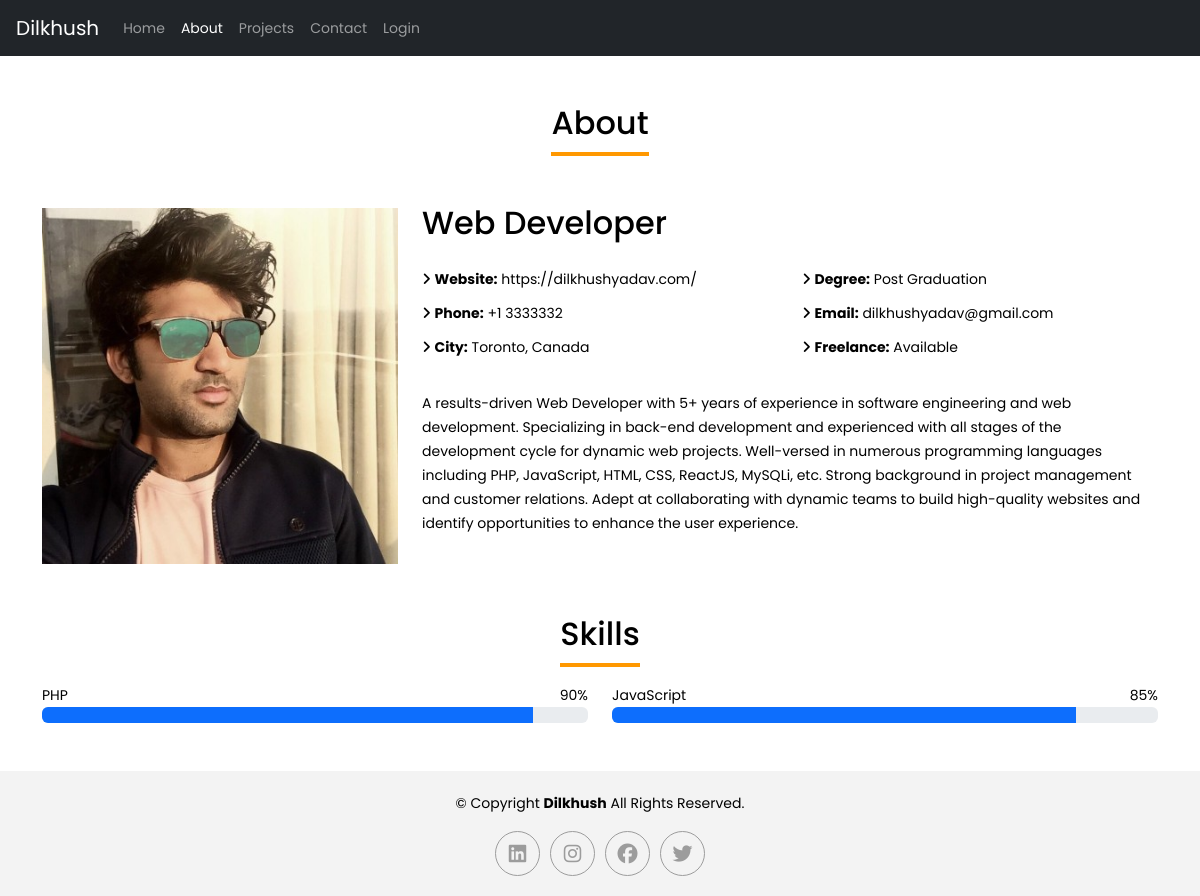
The page /about.php on the database as committed earlier.
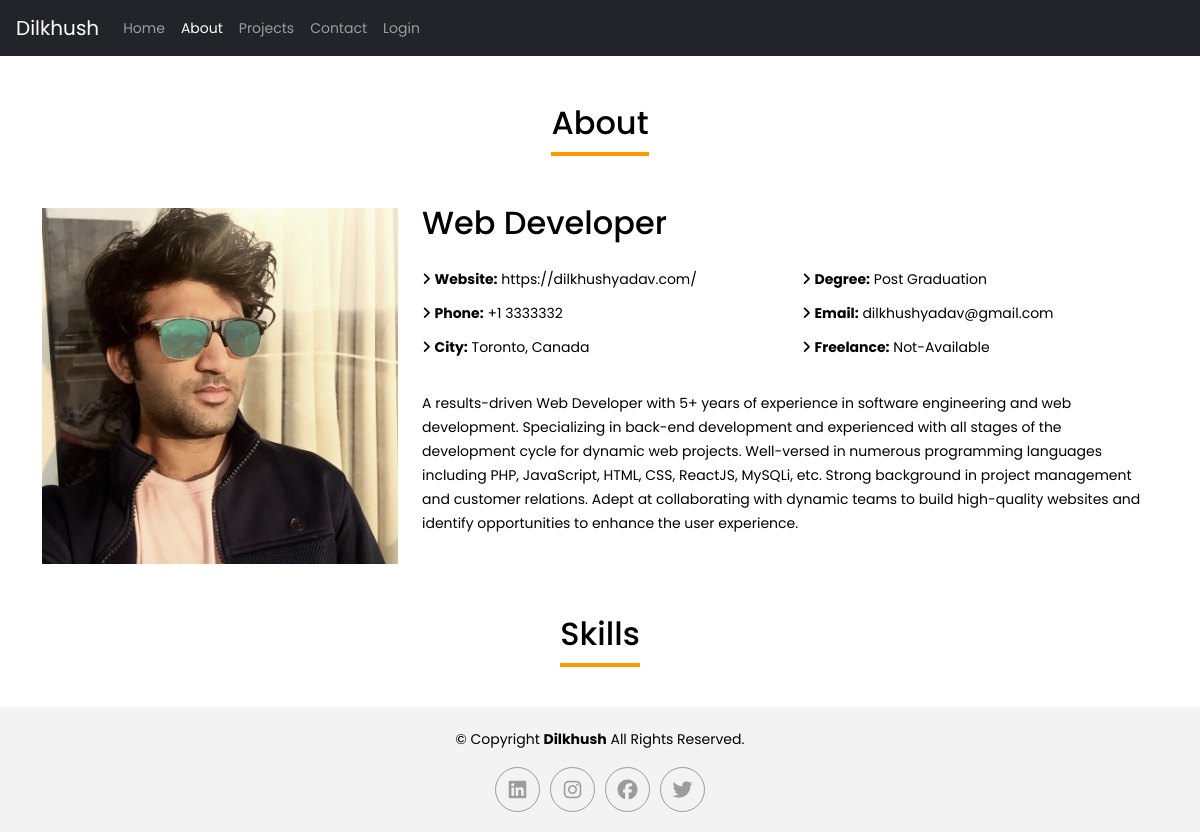
The same page on the database as committed later.
### tables this page shows
CREATE TABLE `users` (
  `id` int(10) UNSIGNED NOT NULL,
  `first_name` varchar(25) DEFAULT NULL,
  `last_name` varchar(25) DEFAULT NULL,
  `email` varchar(100) DEFAULT NULL,
  `password` varchar(100) DEFAULT NULL,
  `description` longtext DEFAULT NULL,
  `designation` text DEFAULT NULL,
  `phone` varchar(20) DEFAULT NULL,
  `city` varchar(255) DEFAULT NULL,
  `degree` varchar(255) DEFAULT NULL,
  `freelance` tinyint(1) DEFAULT NULL,
  `dob` date DEFAULT NULL,
  `website` varchar(255) DEFAULT NULL,
  `title_small` varchar(255) DEFAULT NULL,
  `title_main` varchar(255) DEFAULT NULL,
  `audio` varchar(255) DEFAULT NULL,
  `image` varchar(255) DEFAULT NULL,
  `linkedin` varchar(255) DEFAULT NULL,
  `instagram` varchar(255) DEFAULT NULL,
  `facebook` varchar(255) DEFAULT NULL,
  `twitter` varchar(255) DEFAULT NULL,
  `active` enum('Yes','No') NOT NULL DEFAULT 'Yes',
  `dateAdded` datetime NOT NULL DEFAULT current_timestamp() ON UPDATE current_timestamp()
);

CREATE TABLE `skills` (
  `id` int(11) NOT NULL,
  `title` varchar(100) DEFAULT NULL,
  `proficiency` int(11) NOT NULL DEFAULT 0
);

### config/functions.php (called while the page is built, shortened)
<?php
function base_url( $url=null ){
  $base_url = "http://localhost/humber/php-cms/".$url;
  return $base_url;
}
function getUserData() {
  global $connect;
  $query = "SELECT * FROM users";
  $result = mysqli_query($connect, $query);
  if ($result && mysqli_num_rows($result) > 0) {
      $user = mysqli_fetch_assoc($result);
      return $user;
  } else {
      return "User not found.";
  }
}

### about.php (the view)
<?php
include( 'config/config.php' );
include( 'includes/header.php' );
$query_user = 'SELECT * FROM users';
$result_user = mysqli_query( $connect, $query_user );
$res_data_user = mysqli_fetch_assoc($result_user);
$query_skills = 'SELECT * FROM skills';
$result_skills = mysqli_query( $connect, $query_skills );
$user_data = getUserData();
?>
<main class="my-5">
  <section class="container section-about mb-5">
    <div class="row">
      <div class="col-md-12 text-center">
        <h2 class="mb-5 page-title">About</h2>
      </div>
    </div>
    <div class="row gy-4 justify-content-center">
      <div class="col-lg-4 d-flex align-items-center">
      <?php
        if (is_array($user_data)) {
          echo "<img src='admin/" . htmlspecialchars($user_data['image']) . "' class='img-fluid' alt='User Photo'>";
        } else {
            echo $user_data;
        }
      ?>
      </div>
      <div class="col-lg-8 d-flex align-items-center">
        <div>
          <h2 class="pb-3"><?=$res_data_user['designation']; ?></h2>
          <div class="row">
            <div class="col-lg-6">
              <ul class="list-unstyled">
                <li><i class="fa fa-angle-right"></i> <strong>Website:</strong> <span><?=$res_data_user['website']; ?></span></li>
                <li><i class="fa fa-angle-right"></i> <strong>Phone:</strong> <span><?=$res_data_user['phone']; ?></span></li>
                <li><i class="fa fa-angle-right"></i> <strong>City:</strong> <span><?=$res_data_user['city']; ?></span></li>
              </ul>
            </div>
            <div class="col-lg-6">
              <ul class="list-unstyled">
                <li><i class="fa fa-angle-right"></i> <strong>Degree:</strong> <span><?=$res_data_user['degree']; ?></span></li>
                <li><i class="fa fa-angle-right"></i> <strong>Email:</strong> <span><?=$res_data_user['email']; ?></span></li>
                <li><i class="fa fa-angle-right"></i> <strong>Freelance:</strong> <span><?=($res_data_user['freelance']==1?'Available':'Not-Available'); ?></span></li>
              </ul>
            </div>
          </div>
          <p class="py-3"><?=$res_data_user['description']; ?></p>
        </div>
      </div>
    </div>
  </section>
  <section class="container section-skills">
    <div class="row">
      <div class="col-md-12 text-center">
        <h2 class="mb-3 page-title">Skills</h2>
      </div>
    </div>
    <div class="row gy-4 justify-content-center">
      <?php while($record_skills = mysqli_fetch_assoc($result_skills)): ?>
        <div class="col-lg-6">
          <div class="progress-block">
            <div class="d-flex justify-content-between">
              <snap><?=$record_skills['title']; ?></snap> <span><?=$record_skills['proficiency']; ?>%</span>
            </div>
            <div class="progress">
              <div class="progress-bar" role="progressbar" aria-valuenow="<?=$record_skills['proficiency']; ?>" aria-valuemin="0" aria-valuemax="100" style="width:<?=$record_skills['proficiency']; ?>%"></div>
            </div>
          </div>
        </div>
      <?php endwhile; ?>
    </div>
  </section>
  </main>
  <?php
    include( 'includes/footer.php' );
  ?>

### includes/header.php (shortened to what this page needs)
<!doctype html>
<html lang="en">
<head>
  <link rel="stylesheet" href="https://cdnjs.cloudflare.com/ajax/libs/font-awesome/6.7.1/css/all.min.css">
  <link href="https://cdn.jsdelivr.net/npm/bootstrap@5.3.3/dist/css/bootstrap.min.css" rel="stylesheet">
  <link href="assets/css/styles.css" type="text/css" rel="stylesheet">
</head>
<body>
<header class="sticky-top">
  <nav class="navbar navbar-expand-md navbar-dark bg-dark">
    <div class="container-fluid">
      <a class="navbar-brand ml-4" href="<?=base_url(); ?>">Dilkhush</a>
      <div class="collapse navbar-collapse" id="navbarCollapse">
        <ul class="navbar-nav me-auto mb-2 mb-md-0">
          <li class="nav-item">
            <a class="nav-link <?php
              echo (strpos($_SERVER['HTTP_HOST'] . $_SERVER['REQUEST_URI'], 'about.php') === false &&
                    strpos($_SERVER['HTTP_HOST'] . $_SERVER['REQUEST_URI'], 'projects.php') === false &&
                    strpos($_SERVER['HTTP_HOST'] . $_SERVER['REQUEST_URI'], 'contact.php') === false) ? 'active' : '';
              ?>" aria-current="page" href="<?=base_url(); ?>">Home</a>
          </li>
          <li class="nav-item">
            <a class="nav-link <?php echo (strpos($_SERVER['HTTP_HOST'] . $_SERVER['REQUEST_URI'], 'about.php') !== false) ? 'active' : ''; ?>" href="<?=base_url('about.php'); ?>">About</a>
          </li>
          <li class="nav-item">
            <a class="nav-link <?php echo (strpos($_SERVER['HTTP_HOST'] . $_SERVER['REQUEST_URI'], 'projects.php') !== false) ? 'active' : ''; ?>" href="<?=base_url('projects.php'); ?>">Projects</a>
          </li>
          <li class="nav-item">
            <a class="nav-link <?php echo (strpos($_SERVER['HTTP_HOST'] . $_SERVER['REQUEST_URI'], 'contact.php') !== false) ? 'active' : ''; ?>" href="<?=base_url('contact.php'); ?>">Contact</a>
          </li>
          <li class="nav-item">
            <a class="nav-link" href="<?=base_url('admin'); ?>"><?=isset($_SESSION['id']) ? 'Admin' : 'Login'; ?></a>
          </li>
        </ul>
      </div>
    </div>
  </nav>
</header>

### includes/footer.php (shortened to what this page needs)
<footer>
    <div class="container-fluid">
      <div class="copyright text-center">
        <p>© <span>Copyright</span> <strong>Dilkhush</strong> <span>All Rights Reserved.</span></p>
      </div>
      <div class="social d-flex justify-content-center">
        <a href="<?=getUserData()['linkedin']; ?>" target="_blank"><i class="fab fa-linkedin"></i></a>
        <a href="<?=getUserData()['instagram']; ?>" target="_blank"><i class="fab fa-instagram"></i></a>
        <a href="<?=getUserData()['facebook']; ?>" target="_blank"><i class="fab fa-facebook"></i></a>
        <a href="<?=getUserData()['twitter']; ?>" target="_blank"><i class="fab fa-twitter"></i></a>
      </div>
    </div>
  </footer>
</body>
</html>

### assets/css/styles.css (style rules this page uses)
body { color: #000; font-family: 'Poppins', sans-serif; font-weight: 400; font-size: 14px; line-height: 24px; }
a:link, a:active, a:hover, a:visited { text-decoration: none; }
.ml-4 { margin-left: 4px; }
footer { background: #f3f3f3; padding: 20px 10px; }
footer .social a { color: #9c9c9c; margin: 0 5px; font-size: 20px; border: solid 1px; display: flex; align-items: center; justify-content: center; width: 45px; height: 45px; border-radius: 50%; }
.page-title { border-bottom: solid 4px #FF9800; display: inline-block; padding-bottom: 10px; }
.section-about ul li { margin-bottom: 10px; }

Rows that differ between the two databases and show on the page:
removed skills: title "PHP", proficiency "90"
removed skills: title "JavaScript", proficiency "85"
Other text that changed with them:
text no longer shown: "Available"
text now shown: "Not-Available"
